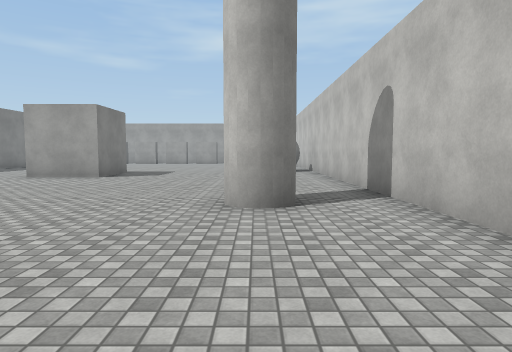
View 1 (above)

21 first-person views from a walk through a Unity game level. The camera is 1.4 m above the floor, tilts 4° down and sees 75° across. The floor is counted in squares, 2 m on a side. Each view is taken from the middle of a square. On the plan, view 1 faces up. The plan holds only what a view shows up to about 10 squares ahead; the rest is blank. The place goes on beyond the plan. The player character is not drawn. Surface patterns are stand-ins for the level's own textures.

View 2
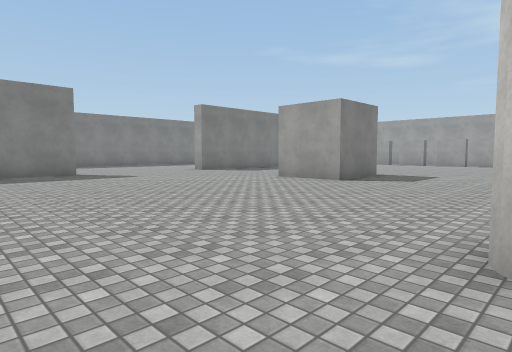

View 3
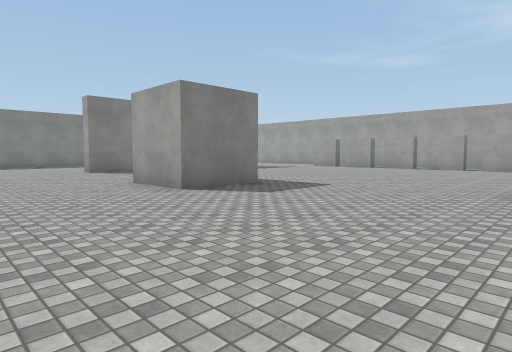

View 4
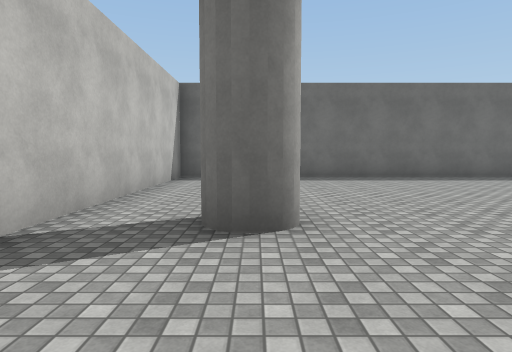

View 5
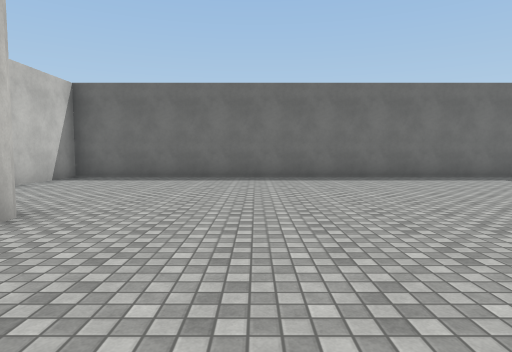

View 6
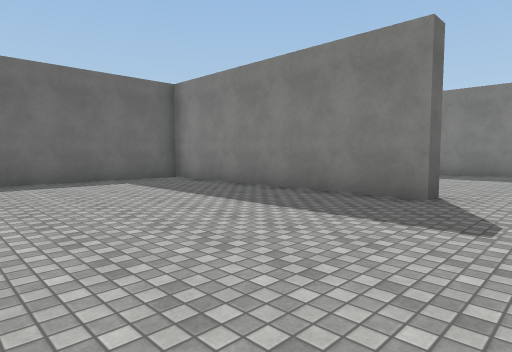

View 7
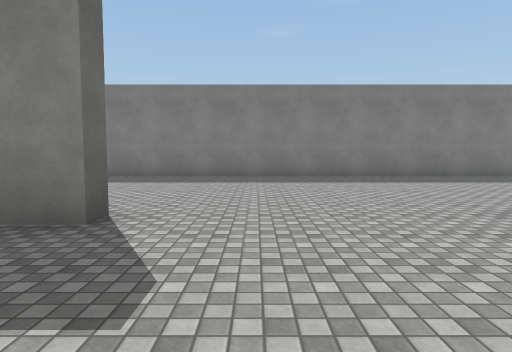

View 8
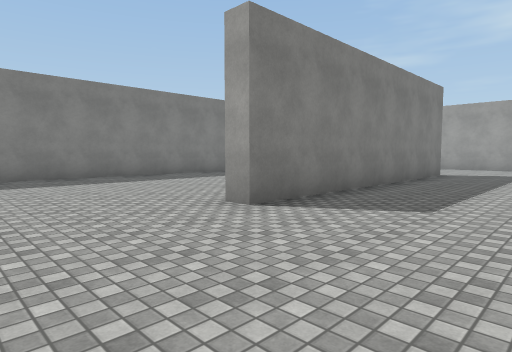

View 9
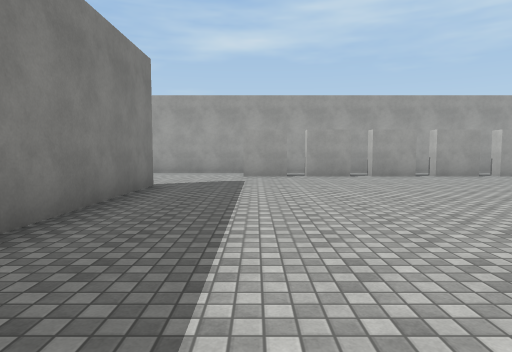

View 10
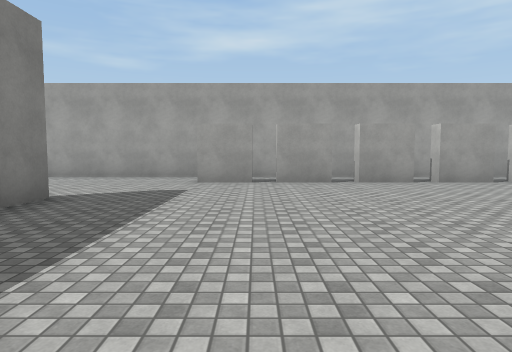

View 11
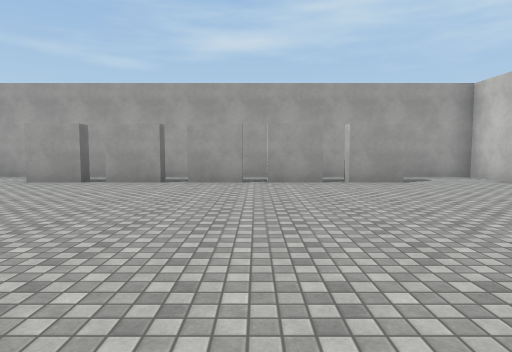

View 12
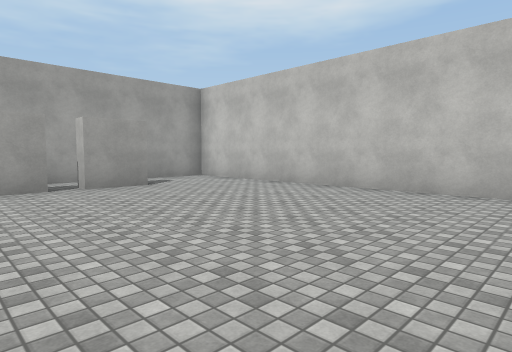

View 13
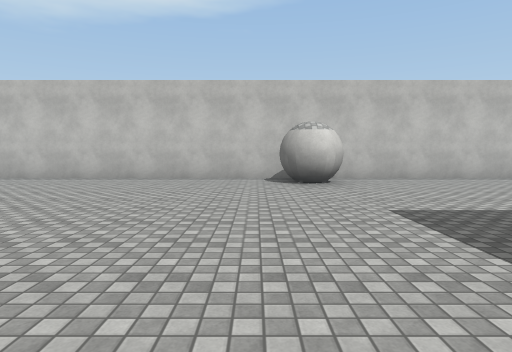

View 14
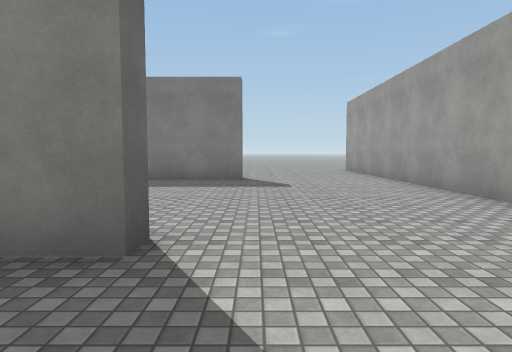

View 15
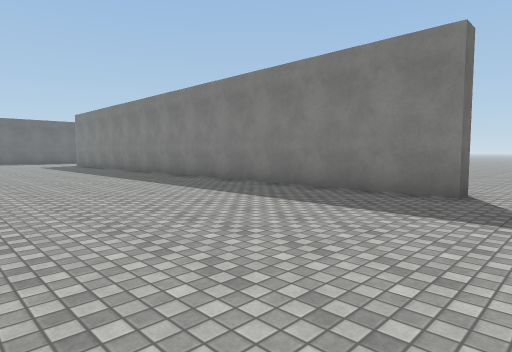

View 16
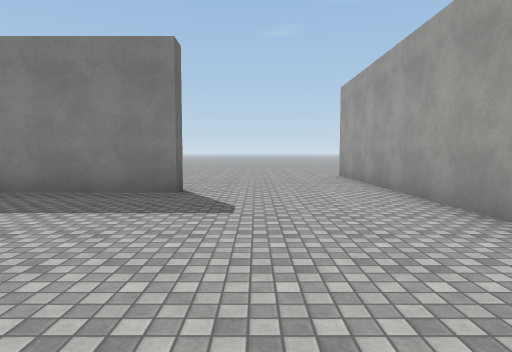

View 17
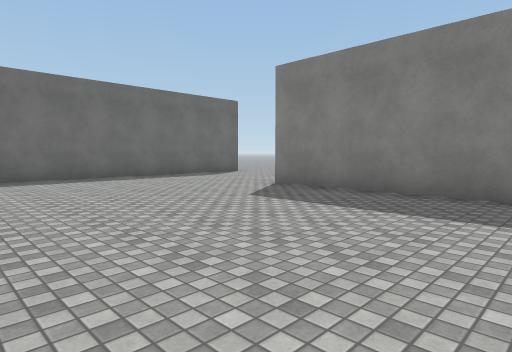

View 18
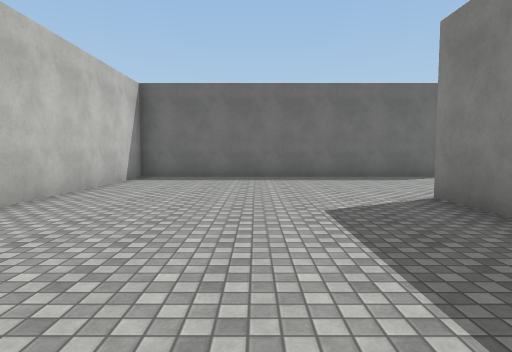

View 19
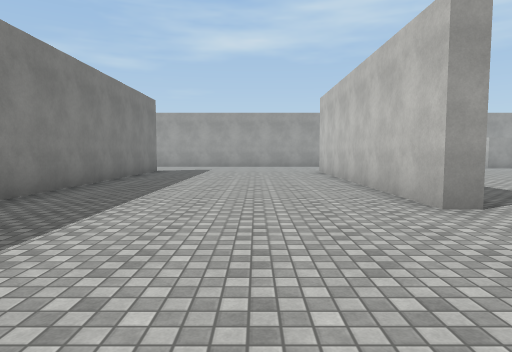

View 20
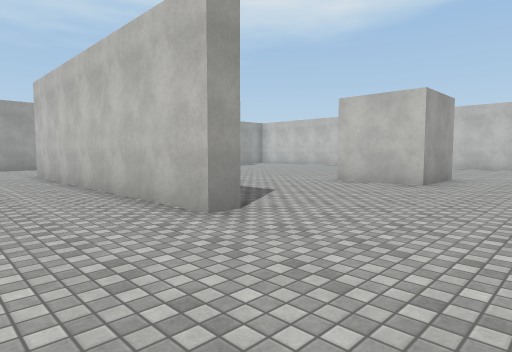

View 21
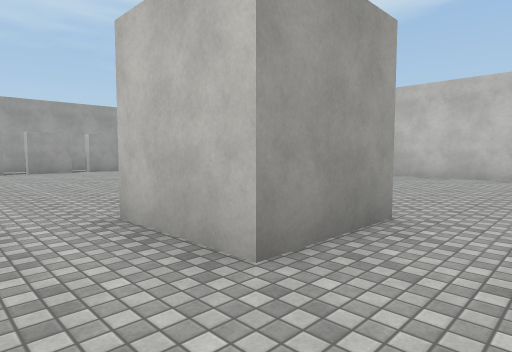

### Floor plan
Points are (right, up) in squares from view 1. A wall is a line through its corners. A room is listed if a view was taken in it or the views show most of it. See-through windows are left out.
Room 1 (views 1, 2, 3, 4, 5, 6, 7, 8, 9, 10, 11, 12, 13, 14, 15, 16, 17, 18, 19, 20, 21)
walls: (-11.2, 10.1) (-11.7, 10.1) (-11.7, 18.1) (-11.2, 18.1) (-11.2, 10.1); (-4.5, 11.6) (-4.5, 9.5) (-6.5, 9.5) (-6.5, 11.6); (-11.8, 5.4) (-11.2, 5.4) (-11.2, -1.5) (2.2, -1.5) (2.2, 22.5) (-19.5, 22.5); (-18.2, 18.6) (-17.8, 18.6) (-17.8, 0.9); (-19.5, -3.5) (-11.7, -3.5) (-11.7, 1.8)
objects: other object (-9, 21) to (-8, 21); other object (-7, 21); other object (-5, 21); other object (-3, 21) to (-2, 21); other object (-1, 21)

Where each view was taken, in squares from view 1:
view 1: 0 up, 0 right, facing up
view 2: 2 up, 0 right, facing up-left
view 3: 6 up, 1 right, facing up-left
view 4: 8 up, 0 right, facing down
view 5: 8 up, 3 left, facing down
view 6: 7 up, 6 left, facing down-left
view 7: 7 up, 8 left, facing left
view 8: 7 up, 8 left, facing up-left
view 9: 11 up, 9 left, facing up
view 10: 13 up, 8 left, facing up
view 11: 13 up, 4 left, facing up
view 12: 14 up, 4 left, facing up-right
view 13: 14 up, 7 left, facing right
view 14: 19 up, 9 left, facing left
view 15: 20 up, 12 left, facing down-left
view 16: 20 up, 12 left, facing left
view 17: 6 up, 12 left, facing down-left
view 18: 6 up, 15 left, facing down
view 19: 6 up, 14 left, facing up
view 20: 7 up, 14 left, facing up-right
view 21: 8 up, 8 left, facing up-right
